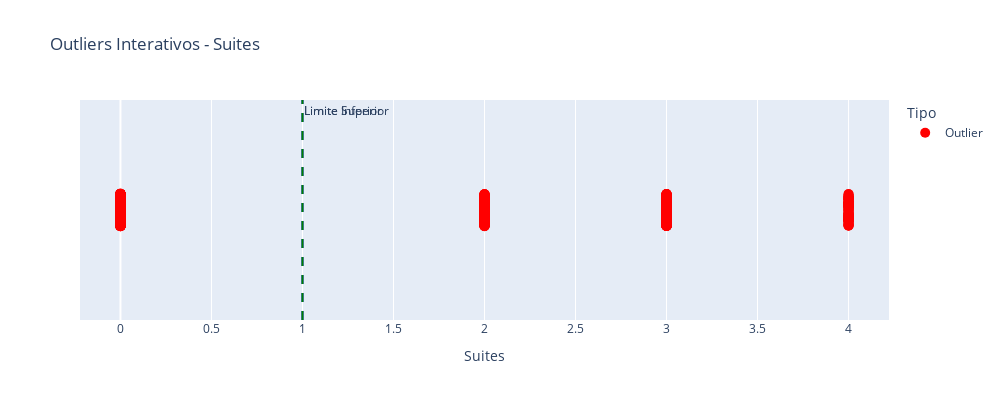

The code cell stored with this chart in its notebook:
### Code cell
outliers_suites = grafico_outliers_interativo(df_sem_outliers, 'Suites')

### Figure 1 — Plotly figure (JSON) as saved in the notebook; plotly's stock layout.template omitted (floating-point values rounded to 4 significant figures; data arrays with more than 128 entries replaced by an {"elided": "..."} marker saying what was removed)
{"data": [{"alignmentgroup": "True", "boxpoints": "all", "customdata": {"elided": "2161x13 mixed values"}, "fillcolor": "rgba(255,255,255,0)", "hoveron": "points", "hovertemplate": "Tipo=Outlier<br>Suites=%{x}<br>Preco=%{customdata[0]}<br>taxa_condominio=%{customdata[1]}<br>Area(m²)=%{customdata[2]}<br>Quartos=%{customdata[3]}<br>Banheiros=%{customdata[4]}<br>Vagas=%{customdata[5]}<br>Elevador=%{customdata[6]}<br>Mobiliado=%{customdata[7]}<br>Piscina=%{customdata[8]}<br>Novo=%{customdata[9]}<br>Bairro=%{customdata[10]}<br>Latitude=%{customdata[11]}<br>Longitude=%{customdata[12]}<extra></extra>", "jitter": 0.3, "legendgroup": "Outlier", "line": {"color": "rgba(255,255,255,0)"}, "marker": {"color": "red", "size": 10}, "name": "Outlier", "offsetgroup": "Outlier", "orientation": "h", "pointpos": 0, "showlegend": true, "type": "box", "x": {"elided": "2161 int values"}, "x0": " ", "xaxis": "x", "y0": " ", "yaxis": "y"}], "layout": {"annotations": [{"showarrow": false, "text": "Limite Inferior", "x": 1, "xanchor": "left", "xref": "x", "y": 1, "yanchor": "top", "yref": "y domain"}, {"showarrow": false, "text": "Limite Superior", "x": 1, "xanchor": "left", "xref": "x", "y": 1, "yanchor": "top", "yref": "y domain"}], "boxmode": "group", "height": 400, "legend": {"title": {"text": "Tipo"}, "tracegroupgap": 0}, "shapes": [{"line": {"color": "blue", "dash": "dash"}, "type": "line", "x0": 1, "x1": 1, "xref": "x", "y0": 0, "y1": 1, "yref": "y domain"}, {"line": {"color": "green", "dash": "dash"}, "type": "line", "x0": 1, "x1": 1, "xref": "x", "y0": 0, "y1": 1, "yref": "y domain"}], "title": {"text": "Outliers Interativos - Suites"}, "width": 1000, "xaxis": {"anchor": "y", "domain": [0, 1], "title": {"text": "Suites"}}, "yaxis": {"anchor": "x", "domain": [0, 1]}}}
